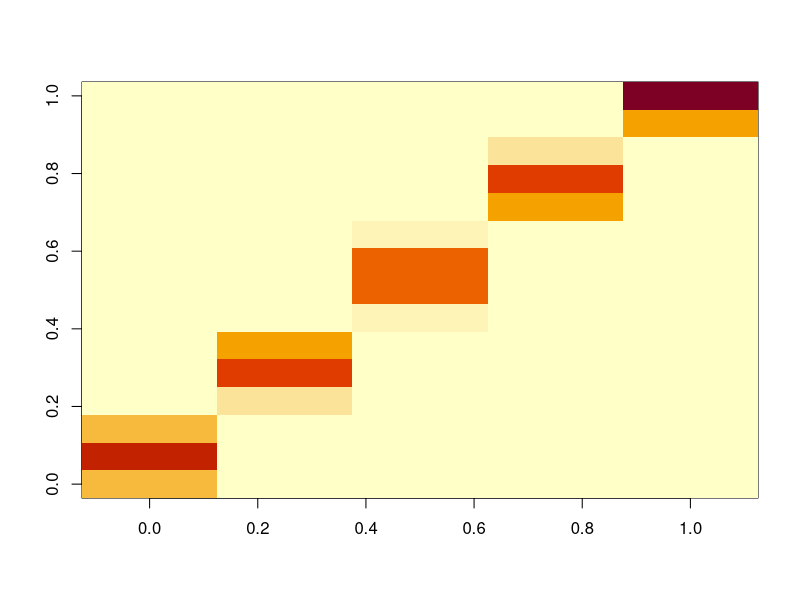
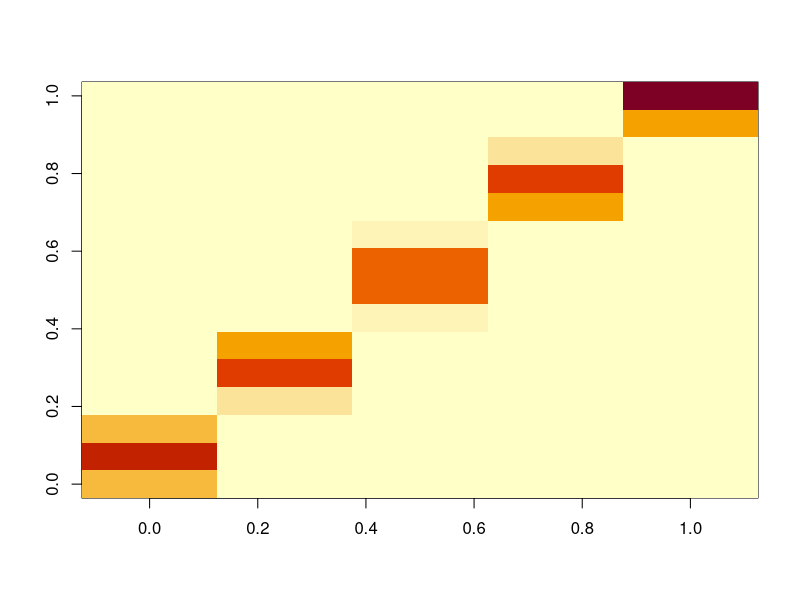
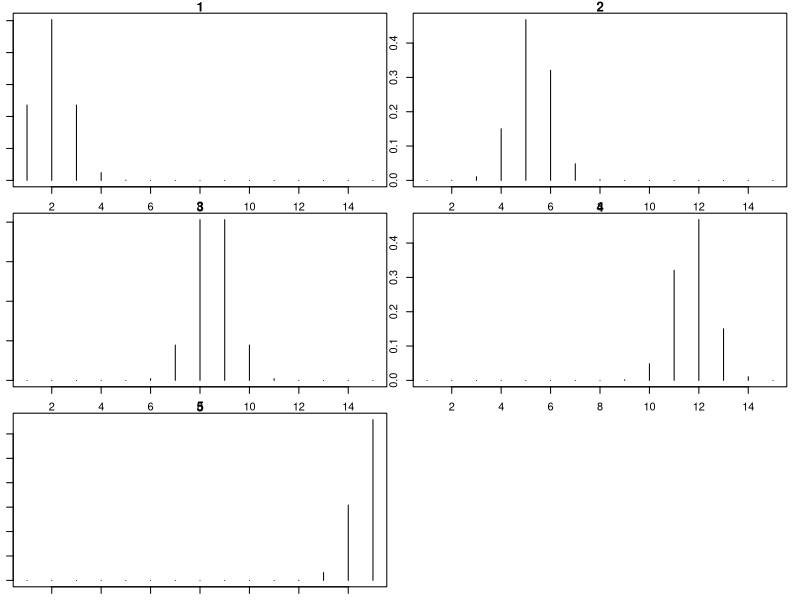
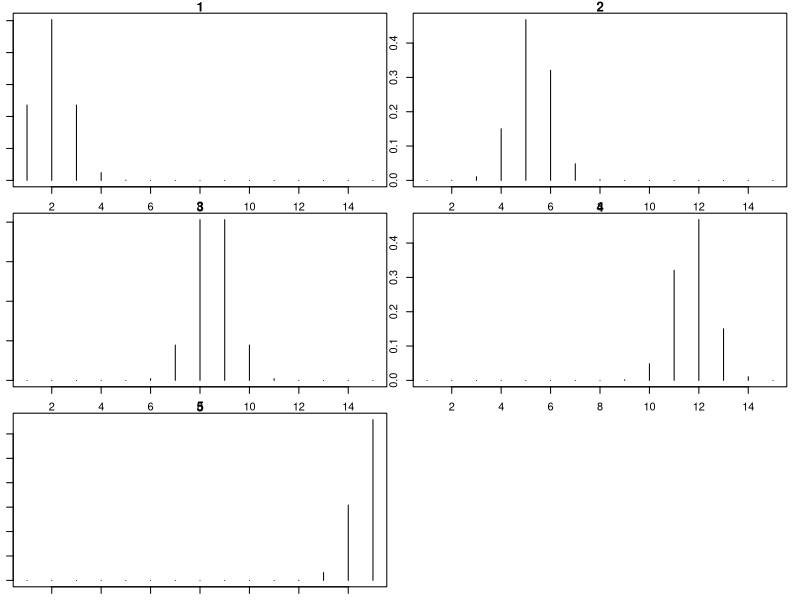

Reproduce these figures in R, in order. (Note: this script raises an error after producing the figures.)
rm(list=ls(all=TRUE))
library('MCMCpack')
set.seed(319)

#basic settings
nbehavior=5
ncat.data=c(15,15)
ndata.types=length(ncat.data)

#get parameters
phi=list()
for (i in 1:ndata.types){
  tmp=matrix(NA,nbehavior,ncat.data[i])
  seq1=1:ncat.data[i]
  mus=seq(from=2,to=ncat.data[i],length.out=nbehavior)
  diff1=mus[2]-mus[1]
  for (j in 1:nbehavior){
    aux=dnorm(seq1,mean=mus[j],sd=diff1/4)
    tmp[j,]=aux/sum(aux)
  }
  phi[[i]]=tmp
  image(phi[[i]])
}
theta.true=theta=rep(1/nbehavior,nbehavior)
phi.true=phi

#look at these parameters
par(mfrow=c(ceiling(nbehavior/2),2),mar=rep(1,4))
for (i in 1:nbehavior) plot(phi.true[[1]][i,],type='h',main=i)
round(apply(phi.true[[1]],2,max),3)

par(mfrow=c(ceiling(nbehavior/2),2),mar=rep(1,4))
for (i in 1:nbehavior) plot(phi.true[[2]][i,],type='h',main=i)
round(apply(phi.true[[2]],2,max),3)

#generate data
nobs=10000
ztmp=rmultinom(nobs,size=1,prob=theta)
z=rep(NA,nobs)
res=matrix(NA,nobs,2)
for (i in 1:nobs){
  z[i]=which(ztmp[,i]==1)
  y1=rmultinom(1,size=1,prob=phi[[1]][z[i],])
  y2=rmultinom(1,size=1,prob=phi[[2]][z[i],])
  res[i,]=c(which(y1==1),which(y2==1))
}
table(z)
colnames(res)=c('y1','y2')
z.true=z

for (i in 1:2){
  print(c(i,length(unique(res[,i]))))
}

#export fake data
setwd('U:\\GIT_models\\mixture_movem')
write.csv(res,'fake data.csv',row.names=F)
